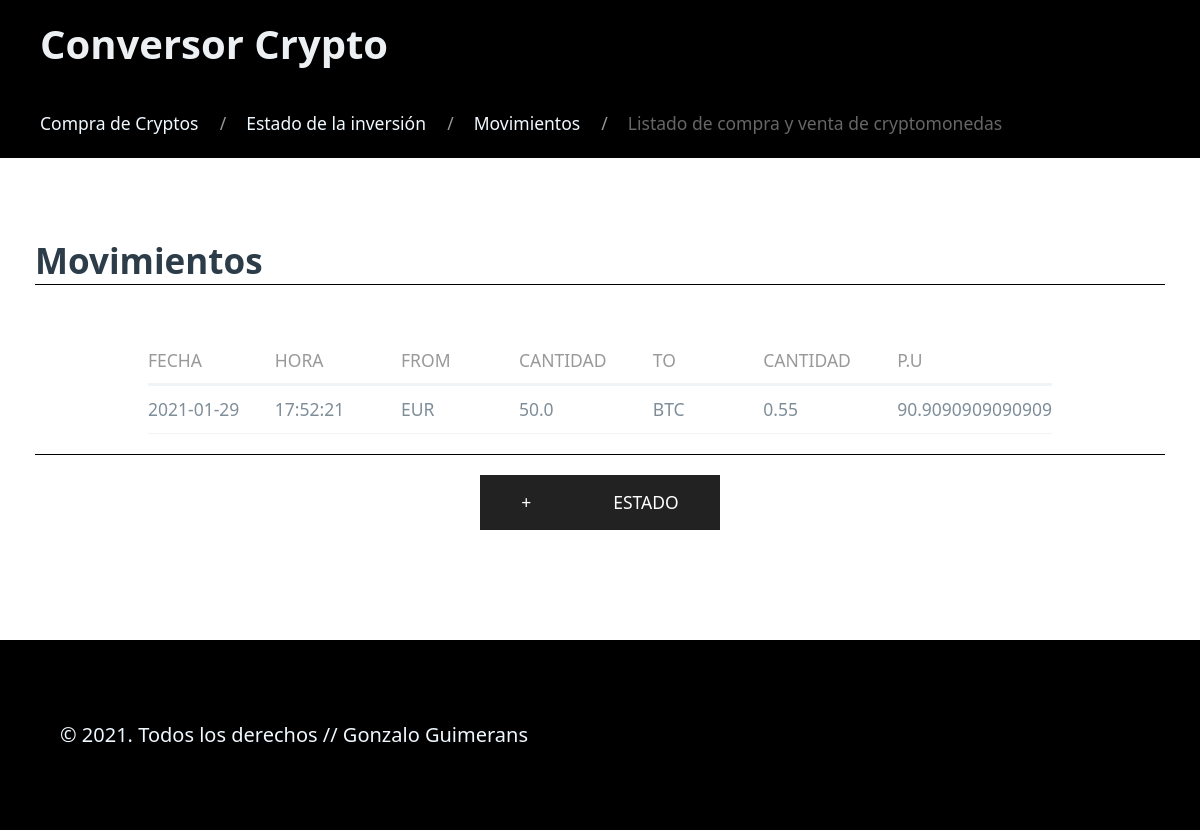
The app's page /, older data.
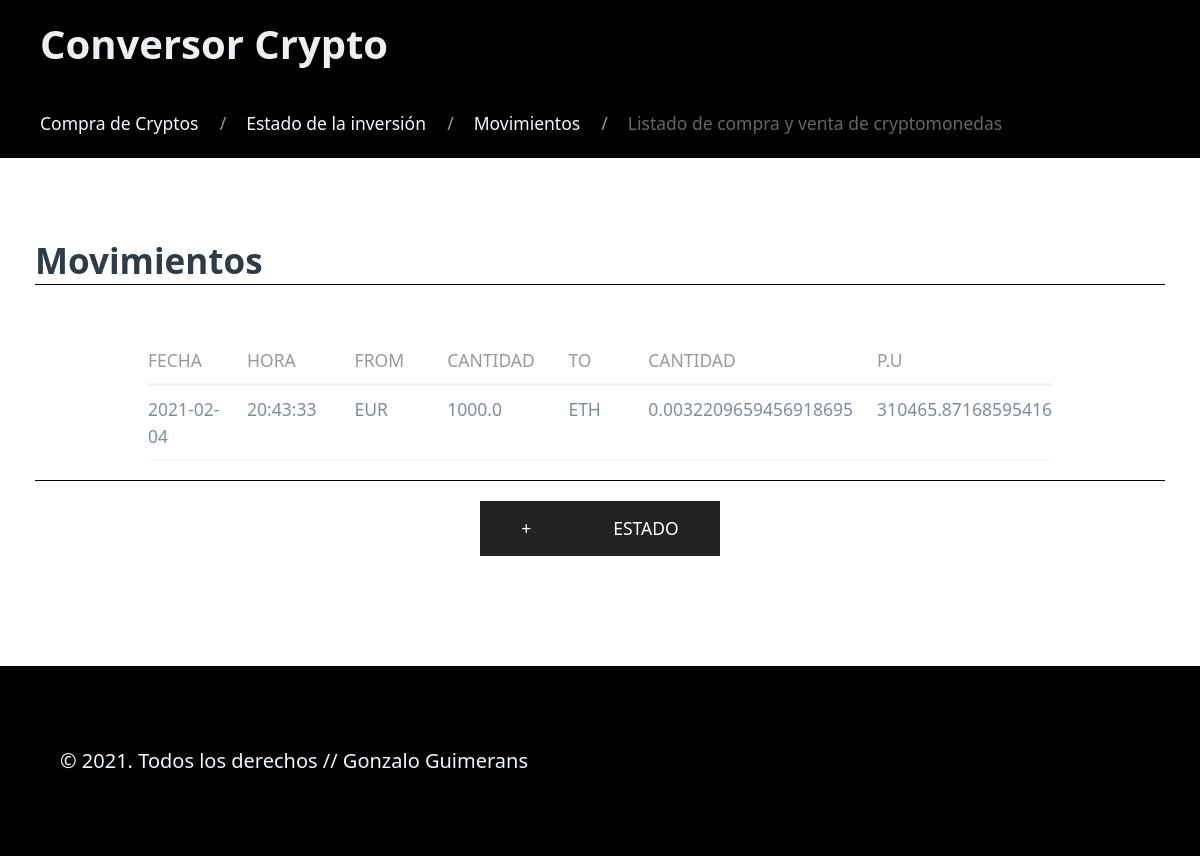
The same page, newer data.
### tables this page shows
CREATE TABLE "tabla_movimientos" (
	"id"	INTEGER,
	"date"	TEXT NOT NULL,
	"time"	TEXT NOT NULL,
	"from_currency"	INTEGER NOT NULL,
	"from_quantity"	REAL NOT NULL,
	"to_currency"	INTEGER NOT NULL,
	"to_quantity"	REAL NOT NULL,
	PRIMARY KEY("id" AUTOINCREMENT)
);

### movements/views.py (the view)
@app.route("/", methods=["GET", "POST"])
def movimientosCrypto():
    movimientos = queries.getMovimientosCrypto()
    return render_template("movimientos.html", movimientos=movimientos)

### tools/dbaccess.py (called while the page is built)
    def consultaBD(self, query, params=()):
        conn = sqlite3.connect(self.path)
        c = conn.cursor()
        c.execute(query, params)
        conn.commit()
        filas = c.fetchall()
        conn.close()
        if len(filas) == 0:
            return filas
        columnNames = []
        for columnName in c.description:
            columnNames.append(columnName[0])
        listaDeDiccionarios = []
        for fila in filas:
            d = {}
            for ix, columnName in enumerate(columnNames):
                d[columnName] = fila[ix]
            listaDeDiccionarios.append(d)
        return listaDeDiccionarios

    def getMovimientosCrypto(self):
        return self.db.consultaBD("SELECT date, time, from_currency, from_quantity, to_currency, to_quantity FROM tabla_movimientos;")

### movements/templates/movimientos.html (shortened to what this page needs)
{% extends "base.html" %}
{% block breadcrumbs %}
<ul class="uk-breadcrumb">
        <li><a href="/compra">Compra de Cryptos</a></li>
        <li><a href="/estado">Estado de la inversión</a></li>
        <li class="uk-disabled"><a>Movimientos</a></li>
        <li><span>Listado de compra y venta de cryptomonedas</span></li>
        </ul>
{% endblock %}
{% block h2 %}<h2 class="title_text uk-text-left">Movimientos</h2>{% endblock %}
{% block bloque_de_formato %}
        {% if movimientos|length > 0 %}
                <div class="uk-overflow-auto centrarTabla">
                        <table class="uk-table uk-table-divider uk-table-hover uk-table-small uk-table-justify ">
                                <thead>
                                        <tr>
                                                <th class="uk-width-small">Fecha</th>
                                                <th class="uk-width-small">Hora</th>
                                                <th class="uk-width-small">From</th>
                                                <th class="uk-width-small">Cantidad</th>
                                                <th class="uk-width-small">To</th>
                                                <th class="uk-width-small">Cantidad</th>
                                                <th class="uk-width-small">P.U</th>
                                        </tr>
                                </thead>
                        {% for registro in movimientos %}
                                <tbody>
                                        <tr>
                                                <td class="uk-width-small">{{ registro["date"] }}</td>
                                                <td class="uk-width-small">{{ registro["time"] }}</td>
                                                <td class="uk-width-small">{{ registro["from_currency"] }}</td>
                                                <td class="uk-width-small">{{ registro["from_quantity"] }}</td>
                                                <td class="uk-width-small">{{ registro["to_currency"] }}</td>
                                                <td class="uk-width-small">{{ registro["to_quantity"] }}</td>
                                                <td class="uk-width-small">{{ registro["from_quantity"]/registro["to_quantity"]}}</td>
                                </tbody>
                        {% endfor %}
                        </table>
                </div>
        {% else %}
                <h2 class="title_text uk-text-left">No hay movimientos</h2>
        {% endif %}
        <div class="uk-margin border-top">
                <form class="uk-form-stacked" action="compra">
                        <button type="submit" class="uk-button uk-button-secondary uk-button-large">+</button>
                </form>
                <form action="estado">
                        <button type="submit" class="uk-button uk-button-secondary uk-button-large">Estado</button>
                </form>
        </div>
{% endblock %}

Row changes from the older to the newer data that the page shows:
removed tabla_movimientos: date "2021-01-29", time "17:52:21", from_currency "EUR", from_quantity "50.0", to_currency "BTC", to_quantity "0.55", registro['from_quantity']/registro['to_quantity'] "90.9090909090909"
added tabla_movimientos: date "2021-02-04", time "20:43:33", from_currency "EUR", from_quantity "1000.0", to_currency "ETH", to_quantity "0.0032209659456918695", registro['from_quantity']/registro['to_quantity'] "310465.87168595416"
